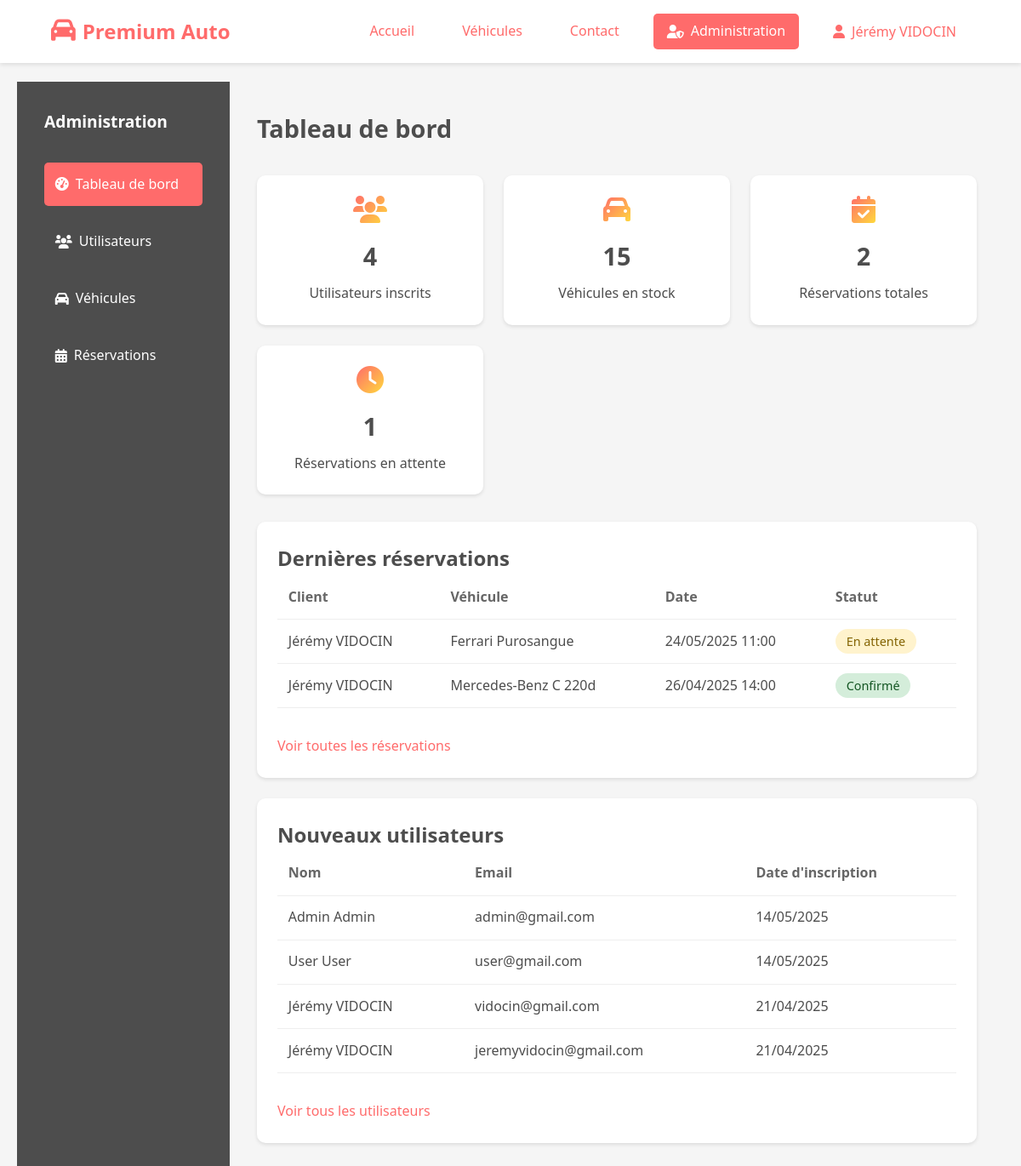
The app's page /index.php?action=admin (signed in) with its own data.
### tables this page shows
CREATE TABLE `bookings` (
  `id` int(11) NOT NULL,
  `user_id` int(11) NOT NULL,
  `car_id` int(11) NOT NULL,
  `booking_date` date NOT NULL,
  `booking_time` time NOT NULL,
  `status` enum('pending','confirmed','completed','cancelled') NOT NULL DEFAULT 'pending',
  `notes` text DEFAULT NULL,
  `created_at` timestamp NOT NULL DEFAULT current_timestamp()
);

CREATE TABLE `users` (
  `id` int(11) NOT NULL,
  `firstname` varchar(50) NOT NULL,
  `lastname` varchar(50) NOT NULL,
  `email` varchar(100) NOT NULL,
  `password` varchar(255) NOT NULL,
  `phone` varchar(20) DEFAULT NULL,
  `address` text DEFAULT NULL,
  `created_at` timestamp NOT NULL DEFAULT current_timestamp(),
  `updated_at` timestamp NOT NULL DEFAULT current_timestamp() ON UPDATE current_timestamp(),
  `role` enum('user','admin') NOT NULL DEFAULT 'user'
);

CREATE TABLE `cars` (
  `id` int(11) NOT NULL,
  `brand` varchar(100) NOT NULL,
  `model` varchar(100) NOT NULL,
  `year` int(11) NOT NULL,
  `price` decimal(10,2) NOT NULL,
  `mileage` int(11) NOT NULL,
  `fuel_type` varchar(50) NOT NULL,
  `transmission` varchar(50) NOT NULL,
  `power` int(11) NOT NULL,
  `description` text DEFAULT NULL,
  `image` varchar(255) DEFAULT NULL
);

### controllers/AdminController.php (called while the page is built, shortened)
<?php
class AdminController {
    private $db;
    private $user;
    public function __construct($db) {
        $this->db = $db;
        $this->user = new User($db);
        $this->checkAdminAccess();
    }
    private function checkAdminAccess() {
        $this->user->id = $_SESSION['user_id'];
        $userData = $this->user->readOne();
    }
    public function dashboard() {
        $stats = $this->getStats();
        $recentBookings = $this->getRecentBookings();
        $recentUsers = $this->getRecentUsers();
        include('./views/admin/dashboard.php');
    }
    private function getStats() {
        $stats = [];
        $stats['total_users'] = $this->user->getTotalUsers();
        $car = new Car($this->db);
        $stats['total_cars'] = $car->count();
        $stats['total_value'] = $this->calculateTotalValue($car);
        $booking = new Booking($this->db);
        $stats['total_bookings'] = $booking->getTotal();
        $stats['pending_bookings'] = $booking->getTotalByStatus('pending');
        return $stats;
    }
    private function calculateTotalValue($car) {
        $query = "SELECT SUM(price) as total FROM cars";
        $stmt = $this->db->prepare($query);
        $stmt->execute();
        $result = $stmt->fetch(PDO::FETCH_ASSOC);
        return $result['total'] ?? 0;
    }
    private function getRecentBookings() {
        $booking = new Booking($this->db);
        return $booking->getAllWithDetails(1, 5);
    }
    private function getRecentUsers() {
        return $this->user->getAllUsers(1, 5);
    }
}

### models/User.php (called while the page is built, shortened)
<?php
class User {
    private $conn;
    private $table_name = "users";
    public $id;
    public function __construct($db) {
        $this->conn = $db;
    }
    public function readOne() {
        $query = "SELECT * FROM " . $this->table_name . " WHERE id = ?";
        $stmt = $this->conn->prepare($query);
        $stmt->execute([$this->id]);
        return $stmt->fetch(PDO::FETCH_ASSOC);
    }
    public function getAllUsers($page = 1, $limit = 10) {
        $offset = ($page - 1) * $limit;
        $query = "SELECT * FROM " . $this->table_name . " ORDER BY created_at DESC LIMIT :limit OFFSET :offset";
        $stmt = $this->conn->prepare($query);
        $stmt->bindValue(':limit', $limit, PDO::PARAM_INT);
        $stmt->bindValue(':offset', $offset, PDO::PARAM_INT);
        $stmt->execute();
        return $stmt->fetchAll(PDO::FETCH_ASSOC);
    }
    public function getTotalUsers() {
        $query = "SELECT COUNT(*) as total FROM " . $this->table_name;
        $stmt = $this->conn->prepare($query);
        $stmt->execute();
        $result = $stmt->fetch(PDO::FETCH_ASSOC);
        return $result['total'];
    }
}

### models/Car.php (called while the page is built, shortened)
<?php
class Car {
    private $conn;
    private $table_name = "cars";
    public function __construct($db) {
        $this->conn = $db;
    }
    public function count() {
        $query = "SELECT COUNT(*) as total FROM " . $this->table_name;
        $stmt = $this->conn->prepare($query);
        $stmt->execute();
        $result = $stmt->fetch(PDO::FETCH_ASSOC);
        return (int)$result['total'];
    }
}

### models/Booking.php (called while the page is built, shortened)
<?php
class Booking {
    private $conn;
    private $table_name = "bookings";
    public function __construct($db) {
        $this->conn = $db;
    }
    public function getTotal() {
        $query = "SELECT COUNT(*) as total FROM " . $this->table_name;
        $stmt = $this->conn->prepare($query);
        $stmt->execute();
        $result = $stmt->fetch(PDO::FETCH_ASSOC);
        return (int)$result['total'];
    }
    public function getTotalByStatus($status) {
        $query = "SELECT COUNT(*) as total FROM " . $this->table_name . " WHERE status = ?";
        $stmt = $this->conn->prepare($query);
        $stmt->execute([$status]);
        $result = $stmt->fetch(PDO::FETCH_ASSOC);
        return (int)$result['total'];
    }
    public function getAllWithDetails($page = 1, $limit = 10) {
        $offset = ($page - 1) * $limit;
        $query = "SELECT b.*,
                         u.firstname, u.lastname, u.email,
                         c.brand, c.model
                  FROM " . $this->table_name . " b
                  LEFT JOIN users u ON b.user_id = u.id
                  LEFT JOIN cars c ON b.car_id = c.id
                  ORDER BY b.created_at DESC
                  LIMIT :limit OFFSET :offset";
        $stmt = $this->conn->prepare($query);
        $stmt->bindValue(':limit', $limit, PDO::PARAM_INT);
        $stmt->bindValue(':offset', $offset, PDO::PARAM_INT);
        $stmt->execute();
        return $stmt->fetchAll(PDO::FETCH_ASSOC);
    }
}
?>

### views/admin/dashboard.php (the view, shortened to what this page needs)
<?php include('./views/layout/header.php'); ?>
<link rel="stylesheet" href="views/admin/admin.css">
<?php
function translateStatus($status) {
    $translations = [
        'pending' => 'En attente',
        'confirmed' => 'Confirmé',
        'completed' => 'Terminé',
        'cancelled' => 'Annulé'
    ];
    return $translations[$status] ?? ucfirst($status);
}
?>
<div class="admin-container">
    <div class="admin-sidebar">
        <h3>Administration</h3>
        <nav>
            <a href="index.php?action=admin" class="active">
                <i class="fas fa-tachometer-alt"></i> Tableau de bord
            </a>
            <a href="index.php?action=admin&page=users">
                <i class="fas fa-users"></i> Utilisateurs
            </a>
            <a href="index.php?action=admin&page=cars">
                <i class="fas fa-car"></i> Véhicules
            </a>
            <a href="index.php?action=admin&page=bookings">
                <i class="fas fa-calendar-alt"></i> Réservations
            </a>
        </nav>
    </div>
    <div class="admin-content">
        <h1>Tableau de bord</h1>
        <div class="stats-grid">
            <div class="stat-card">
                <i class="fas fa-users"></i>
                <h3><?php echo $stats['total_users']; ?></h3>
                <p>Utilisateurs inscrits</p>
            </div>
            <div class="stat-card">
                <i class="fas fa-car"></i>
                <h3><?php echo $stats['total_cars']; ?></h3>
                <p>Véhicules en stock</p>
            </div>
            <div class="stat-card">
                <i class="fas fa-calendar-check"></i>
                <h3><?php echo $stats['total_bookings']; ?></h3>
                <p>Réservations totales</p>
            </div>
            <div class="stat-card">
                <i class="fas fa-clock"></i>
                <h3><?php echo $stats['pending_bookings']; ?></h3>
                <p>Réservations en attente</p>
            </div>
        </div>
        <div class="admin-grid">
            <div class="admin-card">
                <h2>Dernières réservations</h2>
                <table>
                    <thead>
                        <tr>
                            <th>Client</th>
                            <th>Véhicule</th>
                            <th>Date</th>
                            <th>Statut</th>
                        </tr>
                    </thead>
                    <tbody>
                        <?php foreach($recentBookings as $booking): ?>
                            <tr>
                                <td><?php echo htmlspecialchars($booking['firstname'] . ' ' . $booking['lastname']); ?></td>
                                <td><?php echo htmlspecialchars($booking['brand'] . ' ' . $booking['model']); ?></td>
                                <td><?php echo date('d/m/Y H:i', strtotime($booking['booking_date'] . ' ' . $booking['booking_time'])); ?></td>
                                <td>
                                    <span class="status-badge status-<?php echo $booking['status']; ?>">
                                        <?php echo translateStatus($booking['status']); ?>
                                    </span>
                                </td>
                            </tr>
                        <?php endforeach; ?>
                    </tbody>
                </table>
                <a href="index.php?action=admin&page=bookings" class="btn-link">Voir toutes les réservations</a>
            </div>
            <div class="admin-card">
                <h2>Nouveaux utilisateurs</h2>
                <table>
                    <thead>
                        <tr>
                            <th>Nom</th>
                            <th>Email</th>
                            <th>Date d'inscription</th>
                        </tr>
                    </thead>
                    <tbody>
                        <?php foreach($recentUsers as $user): ?>
                            <tr>
                                <td><?php echo htmlspecialchars($user['firstname'] . ' ' . $user['lastname']); ?></td>
                                <td><?php echo htmlspecialchars($user['email']); ?></td>
                                <td><?php echo date('d/m/Y', strtotime($user['created_at'])); ?></td>
                            </tr>
                        <?php endforeach; ?>
                    </tbody>
                </table>
                <a href="index.php?action=admin&page=users" class="btn-link">Voir tous les utilisateurs</a>
            </div>
        </div>
    </div>
</div>

### public/css/home.css (style rules this page uses)
body { background-color: var(--light-color); font-family: 'Montserrat', 'Helvetica Neue', sans-serif; line-height: 1.6; color: var(--dark-color); }
.stat-card i { background: var(--gradient-primary); -webkit-background-clip: text; -webkit-text-fill-color: transparent; transition: transform 0.3s ease; }

### views/admin/admin.css (style rules this page uses)
.admin-container { display: flex; min-height: calc(100vh - 60px); }
.admin-sidebar { width: 250px; background: var(--dark-color); color: white; padding: 2rem; }
.admin-sidebar h3 { margin-bottom: 2rem; font-size: 1.2rem; }
.admin-sidebar nav { display: flex; flex-direction: column; gap: 1rem; }
.admin-sidebar a { color: white; text-decoration: none; padding: 0.8rem; border-radius: 5px; display: flex; align-items: center; gap: 0.5rem; }
.admin-sidebar a:hover, .admin-sidebar a.active { background: var(--primary-color); }
.admin-content { flex: 1; padding: 2rem; background: #f5f5f5; }
.admin-card { background: white; padding: 1.5rem; border-radius: 10px; box-shadow: 0 2px 4px rgba(0,0,0,0.1); margin-bottom: 1.5rem; }
table { width: 100%; border-collapse: collapse; margin-bottom: 1rem; }
th, td { padding: 0.8rem; text-align: left; border-bottom: 1px solid #eee; }
th { font-weight: 600; color: #666; }
.stats-grid { display: grid; grid-template-columns: repeat(auto-fit, minmax(200px, 1fr)); gap: 1.5rem; margin-bottom: 2rem; }
.stat-card { background: white; padding: 1.5rem; border-radius: 10px; box-shadow: 0 2px 4px rgba(0,0,0,0.1); text-align: center; }
.stat-card i { font-size: 2rem; color: var(--primary-color); margin-bottom: 1rem; }
.stat-card h3 { font-size: 1.8rem; margin-bottom: 0.5rem; }
.status-badge { padding: 0.3rem 0.8rem; border-radius: 20px; font-size: 0.9rem; }
.status-pending { background: #fff3cd; color: #856404; }
.status-confirmed { background: #d4edda; color: #155724; }
h1 { margin-bottom: 2rem; color: var(--dark-color); font-size: 1.8rem; }
.btn-link { display: inline-block; color: var(--primary-color); text-decoration: none; margin-top: 1rem; }

### views/layout/header.php (style rules this page uses)
:root { --primary-color: #FF6B6B; --secondary-color: #FFD93D; --accent-color: #6BCB77; --dark-color: #4D4D4D; --light-color: #F7FFF7; --light-gray: #f5f5f5; --gradient-primary: linear-gradient(135deg, #FF6B6B 0%, #FFD93D 100%); --gradient-secondary: linear-gradient(135deg, #6BCB77 0%, #4ECDC4 100%); --shadow-primary: 0 10px 20px rgba(255,107,107,0.3); --shadow-secondary: 0 15px 30px rgba(255,217,61,0.3); }
* { margin: 0; padding: 0; box-sizing: border-box; font-family: 'Segoe UI', Tahoma, Geneva, Verdana, sans-serif; }
body { font-family: 'Segoe UI', Tahoma, Geneva, Verdana, sans-serif; line-height: 1.6; background-color: var(--light-gray); color: var(--dark-color); }

### records on screen
bookings: user.lastname "Jérémy VIDOCIN", car.model "Ferrari Purosangue", booking_date+booking_time "24/05/2025 11:00"
bookings: user.lastname "Jérémy VIDOCIN", car.model "Mercedes-Benz C 220d", booking_date+booking_time "26/04/2025 14:00"
users: firstname+lastname "Admin Admin", email "admin@gmail.com", created_at "14/05/2025"
users: firstname+lastname "User User", email "user@gmail.com", created_at "14/05/2025"
users: firstname+lastname "Jérémy VIDOCIN", email "vidocin@gmail.com", created_at "21/04/2025"
users: firstname+lastname "Jérémy VIDOCIN", email "jeremyvidocin@gmail.com", created_at "21/04/2025"

### other values on screen
$_SESSION['user_name'] "Jérémy VIDOCIN"
$stats['total_users'] "4"
$stats['total_cars'] "15"
$stats['total_bookings'] "2"
$stats['pending_bookings'] "1"
